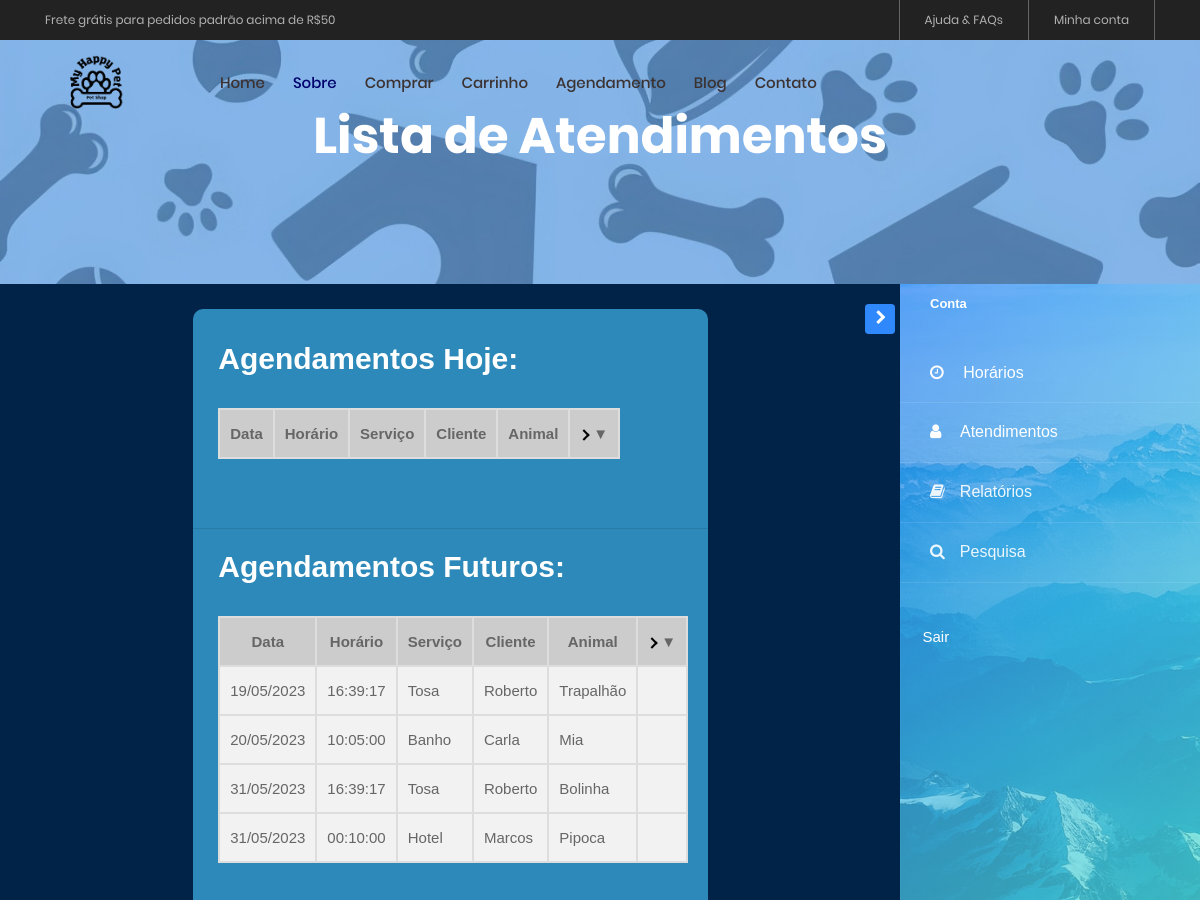
The app's page /ve_horarios_func.php (signed in, upper part), older data.
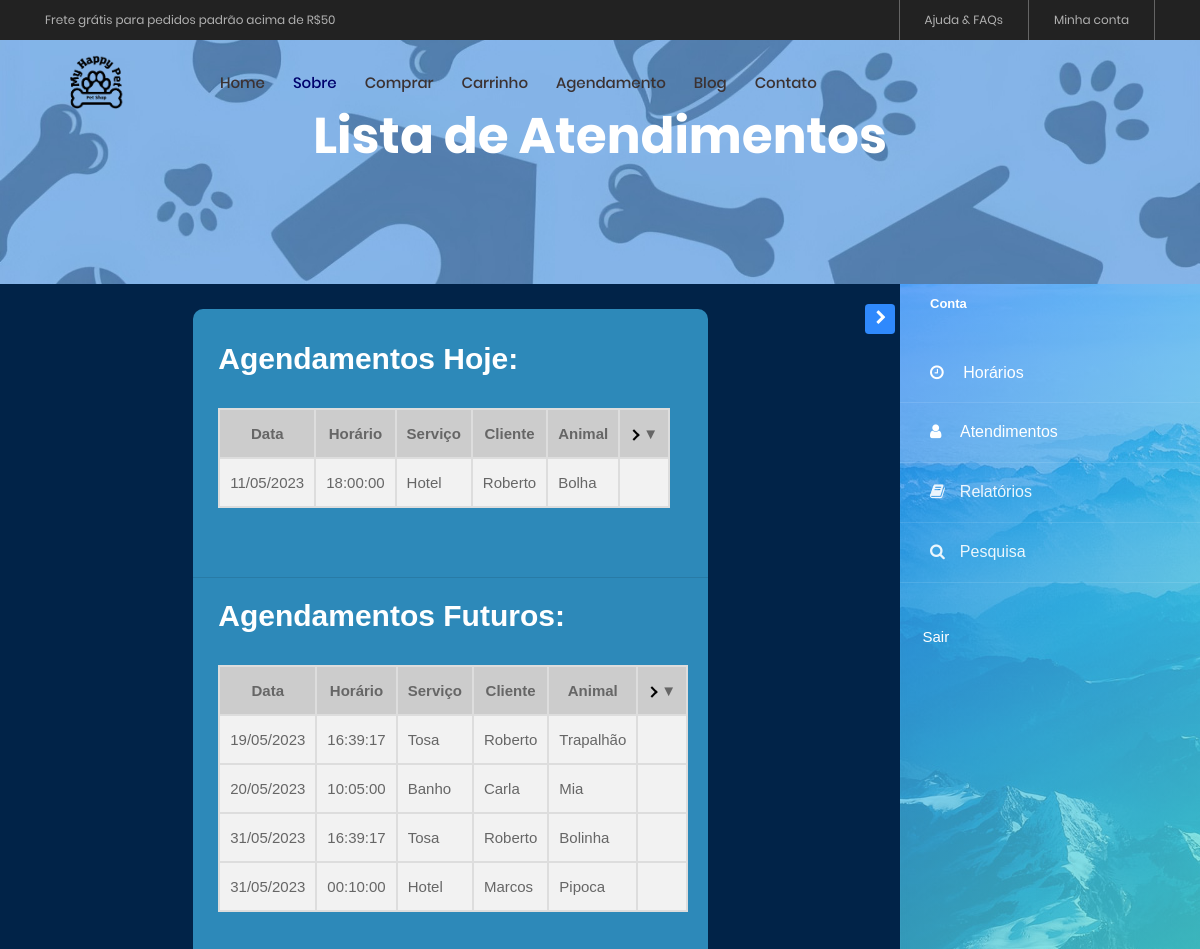
The same page, newer data.
### tables this page shows
CREATE TABLE `horarios_disponiveis` (
  `idHorario` int(10) NOT NULL,
  `id_funcionario` int(10) DEFAULT NULL,
  `data` date DEFAULT NULL,
  `horario` time DEFAULT NULL,
  `reservado` tinyint(1) DEFAULT NULL,
  `servico` varchar(50) DEFAULT NULL
);

CREATE TABLE `cliente` (
  `idCliente` int(10) NOT NULL,
  `id_endereco` int(10) DEFAULT NULL,
  `nome` varchar(100) DEFAULT NULL,
  `sobrenome` varchar(100) DEFAULT NULL,
  `cpf` char(11) DEFAULT NULL,
  `rg` char(9) DEFAULT NULL,
  `data_nasc` date DEFAULT NULL
);

CREATE TABLE `cadastro_pet` (
  `idPet` int(10) NOT NULL,
  `id_cliente` int(10) DEFAULT NULL,
  `nome_pet` varchar(50) DEFAULT NULL,
  `raca` varchar(20) DEFAULT NULL,
  `sexo_pet` varchar(50) DEFAULT NULL,
  `cor_pet` varchar(20) DEFAULT NULL,
  `data_nasc_pet` date DEFAULT NULL,
  `peso_pet` float(4,2) DEFAULT NULL,
  `data_cad_pet` datetime DEFAULT NULL
);

### ve_horarios_func.php (the view, shortened to what this page needs)
<?php
    include_once('php/conexao.php');
?>
<!DOCTYPE html>
<html lang="pt-br">
<head>
		<link rel="stylesheet" type="text/css" href="vendor/bootstrap/css/bootstrap.min.css">
		<link rel="stylesheet" type="text/css" href="fonts/font-awesome-4.7.0/css/font-awesome.min.css">
		<link rel="stylesheet" type="text/css" href="fonts/iconic/css/material-design-iconic-font.min.css">
		<link rel="stylesheet" type="text/css" href="fonts/linearicons-v1.0.0/icon-font.min.css">
		<link rel="stylesheet" type="text/css" href="vendor/animate/animate.css">
		<link rel="stylesheet" type="text/css" href="vendor/css-hamburgers/hamburgers.min.css">
		<link rel="stylesheet" type="text/css" href="vendor/animsition/css/animsition.min.css">
		<link rel="stylesheet" type="text/css" href="vendor/select2/select2.min.css">
		<link rel="stylesheet" type="text/css" href="vendor/daterangepicker/daterangepicker.css">
		<link rel="stylesheet" type="text/css" href="vendor/slick/slick.css">
		<link rel="stylesheet" type="text/css" href="vendor/MagnificPopup/magnific-popup.css">
		<link rel="stylesheet" type="text/css" href="vendor/perfect-scrollbar/perfect-scrollbar.css">
		<link rel="stylesheet" type="text/css" href="css/util.css">
		<link rel="stylesheet" type="text/css" href="css/main.css">
        <link rel="stylesheet" href="https://stackpath.bootstrapcdn.com/font-awesome/4.7.0/css/font-awesome.min.css">
		<link rel="stylesheet" href="assets/css/style.css">
		<link rel="stylesheet" href="css/joao.css">
<link rel="stylesheet" href="https://cdnjs.cloudflare.com/ajax/libs/animate.css/4.1.1/animate.min.css"/>
<link rel="stylesheet" type="text/css" href="vendor/bootstrap/css/boot.css" />
<link rel="stylesheet" href="./css/style.css" />
</head>
<body class="animsition">
	<header>
	<div class="container-menu-desktop">
		<div class="top-bar">
			<div class="content-topbar flex-sb-m h-full container">
				<div class="left-top-bar">
					Frete grátis para pedidos padrão acima de R$50
				</div>
				<div class="right-top-bar flex-w h-full">
					<a href="ajuda.html" class="flex-c-m trans-04 p-lr-25">
						Ajuda & FAQs
					</a>
					<a href="php/checa_login.php" class="flex-c-m trans-04 p-lr-25">
						Minha conta
					</a>
				</div>
			</div>
		</div>
		<div class="wrap-menu-desktop">
			<nav class="limiter-menu-desktop container">
				<a href="index.html" class="logo">
					<img src="images/icons/logo.png" alt="IMG-LOGO">
				</a>
				<div class="menu-desktop">
					<ul class="main-menu">
						<li>
							<a href="index.html">Home</a>
						</li>
						<li class="active-menu">
							<a href="sobre.html">Sobre</a>
						</li>
						<li>
							<a href="comprar.html">Comprar</a>
						</li>
						<li>
							<a href="carrinho.html">Carrinho</a>
						</li>
						<li>
							<a href="agendamento.php">Agendamento</a>
						</li>
						<li>
							<a href="blog.html">Blog</a>
						</li>
						<li>
							<a href="contato.html">Contato</a>
						</li>
					</ul>
				</div>
			</nav>
		</div>
	</div>
</header>
</div><br><br><br>
<section class="bg-img1 txt-center p-lr-15 p-tb-120" style="background-image: url('images/bg-01.jpg');">
	<h2 class="ltext-105 cl0 txt-center">
		Lista de Atendimentos
	</h2>
</section>
<div class="wrapper d-flex align-items-stretch">
	<nav id="sidebar" class="order-last" class="img" style="background-image: url(images/bg_1.jpg);">
			<div class="custom-menu">
				<button type="button" id="sidebarCollapse" class="btn btn-primary">
			</button>
		</div>
		<div class="">
			<h1><a href="index.html" class="logo"><span>Conta</span></a></h1>
				<ul class="list-unstyled components mb-5">
					<?php
						if(isset($_SESSION['cargo']) && $_SESSION['cargo'] == 'Tosador' || $_SESSION['cargo'] == 'Veterinário'){
							echo '<li class="active">
							<a href="horario.php"><span class="fa fa-clock-o mr-3"></span> Horários</a>
							</li>';
							echo '<li class="active">
							<a href="ve_horarios_func.php"><span class="fa fa-user mr-3"></span> Atendimentos</a>
							</li>';
						}
					?>
					<li>
						<a href="relatorio.php"><span class="fa fa-book mr-3"></span>Relatórios</a>
					</li>
					<li>
						<a href="pesquisa.php"><span class="fa fa-search mr-3"></span>Pesquisa</a>
					</li>
				</ul>
				<div class="mb-5 px-4">
					<a href="php/proc_logout.php" class="subscribe-form">
						<h3 class="h6 mb-3">Sair</h3>
					</a>
				</div>
		</div>
	</nav><br><br><br>
		<div class="wrapper d-flex justify-content-center" style="padding: 25px">
					<?php
					$myvalue = date('Y-m-d H:i:s');
					$datetime = new DateTime($myvalue);
					$data = $datetime->format('Y-m-d');
					$hora = $datetime->format('H:i:s');
					$pega_hora_hoj = mysqli_query($conn, "SELECT * FROM horarios_disponiveis WHERE data = '$data' AND horario >= '$hora' AND id_funcionario = ".$_SESSION['idFuncionario']." ORDER BY data ASC;");
					$pega_hora_dep = mysqli_query($conn, "SELECT * FROM horarios_disponiveis WHERE data > '$data' AND id_funcionario = ".$_SESSION['idFuncionario']." ORDER BY data ASC;");
				echo("<div id='div' style='width: 515px !important; margin-left: 0% !important'><br>");
				echo "<h2 id= agend>Agendamentos Hoje:</h2><br>";
				echo "<table class='table-responsive'>
					<thead>
						<tr class='accordion'>
							<th>Data</th>
							<th>Horário</th>
							<th>Serviço</th>
							<th>Cliente</th>
							<th>Animal</th>
							<th class='toggle-arrow'>▼</th>
						</tr>
				  </thead>
				";
				while ($row_hoje = mysqli_fetch_assoc($pega_hora_hoj)) {
					$data_hoje = date_create($row_hoje['data']);
					$data_hoje = date_format($data_hoje, 'd/m/Y');
					$agendado_hoj = mysqli_query($conn, "SELECT * FROM agendamento WHERE id_horario = ".$row_hoje['idHorario']);
					$agendado_hoje = mysqli_fetch_assoc($agendado_hoj);
					if (isset($agendado_hoje)) {
						$pet_agend_hoj = mysqli_query($conn, "SELECT * FROM cadastro_pet WHERE idPet = ".$agendado_hoje['id_animal']);
						$pet_agend_hoje = mysqli_fetch_assoc($pet_agend_hoj);
						$cliente_agend_hoj = mysqli_query($conn, "SELECT * FROM cliente WHERE idCliente = ".$agendado_hoje['id_cliente']);
						$cliente_agend_hoje = mysqli_fetch_assoc($cliente_agend_hoj);
						echo('
						<tbody class="visible">
							<tr>
								<td>'. $data_hoje .'</td>
								<td>'. $row_hoje["horario"] .'</td>
								<td>'. $row_hoje["servico"] .'</td>
								<td>'. $cliente_agend_hoje["nome"] .'</td>
								<td>'. $pet_agend_hoje["nome_pet"] .'</td>
								<td></td>
							</tr>
						</tbody>
							');
					}
				};
				echo "</table>
				<br><br>";
				echo "<hr>";
				echo "<h2 id= agend>Agendamentos Futuros:</h2><br>";
				echo "<table class='table-responsive'>
					<thead>
						<tr class='accordion'>
							<th>Data</th>
							<th>Horário</th>
							<th>Serviço</th>
							<th>Cliente</th>
							<th>Animal</th>
							<th class='toggle-arrow'>▼</th>
						</tr>
				  	</thead>
				";
				while ($row_depois = mysqli_fetch_assoc($pega_hora_dep)) {
					$data_depois = date_create($row_depois['data']);
					$data_depois = date_format($data_depois, 'd/m/Y');
					$agendado_dep = mysqli_query($conn, "SELECT * FROM agendamento WHERE id_horario = ".$row_depois['idHorario']);
					$agendado_depois = mysqli_fetch_assoc($agendado_dep);
					if (isset($agendado_depois)) {
						$pet_agend_dep = mysqli_query($conn, "SELECT * FROM cadastro_pet WHERE idPet = ".$agendado_depois['id_animal']);
						$pet_agend_depois = mysqli_fetch_assoc($pet_agend_dep);
						$cliente_agend_dep = mysqli_query($conn, "SELECT * FROM cliente WHERE idCliente = ".$agendado_depois['id_cliente']);
						$cliente_agend_depois = mysqli_fetch_assoc($cliente_agend_dep);
						echo('
						<tbody class="visible">
							<tr>
								<td>'. $data_depois .'</td>
								<td>'. $row_depois["horario"] .'</td>
								<td>'. $row_depois["servico"] .'</td>
								<td>'. $cliente_agend_depois["nome"] .'</td>
								<td>'. $pet_agend_depois["nome_pet"] .'</td>
								<td></td>
							</tr>
						</tbody>
							');
					}
				}
				echo "</table>
				<br><br>";
					echo "<h2 id= agend>Agendamentos Passados:</h2><br>";
					echo "<table class='table-responsive'>
						<thead>
							<tr class='accordion'>
								<th>Data</th>
								<th>Horário</th>
								<th>Serviço</th>
								<th>Cliente</th>
								<th>Animal</th>
								<th class='toggle-arrow'>▼</th>
							</tr>
						</thead>
					";
					echo "</table>
					<br><br>";
				echo("</div>");
				?>
				</div>
			</div>
<head>
</head>
</body>
</html>

### css/main.css (style rules this page uses)
.container { max-width: 1380px; }
@media (max-width: 1600px) { .container { max-width: 1200px; } }
.container-menu-desktop { height: auto; width: 100%; position: relative; -webkit-transition: all 0.3s; -o-transition: all 0.3s; -moz-transition: all 0.3s; transition: all 0.3s; }
.top-bar { height: 40px; background-color: #222; }
.left-top-bar { font-family: Poppins-Regular; font-size: 12px; line-height: 1.8; color: #b2b2b2; }
.right-top-bar a { font-family: Poppins-Regular; font-size: 12px; line-height: 1.8; height: 100%; color: #b2b2b2; border-right: 1px solid rgba(255,255,255,0.3); }
.right-top-bar a:first-child { border-left: 1px solid rgba(255,255,255,0.3); }
.wrap-menu-desktop { position: fixed; z-index: 1100; background-color: transparent; width: 100%; height: 84px; top: 40px; left: 0px; -webkit-transition: height 0.3s, background-color 0.3s; -o-transition: height 0.3s, background-color 0.3s; -moz-transition: height 0.3s, background-color 0.3s; transition: height 0.3s, background-color 0.3s; }
.limiter-menu-desktop { height: 100%; display: -webkit-box; display: -webkit-flex; display: -moz-box; display: -ms-flexbox; display: flex; align-items: center; background-color: transparent; }
.logo { display: -webkit-box; display: -webkit-flex; display: -moz-box; display: -ms-flexbox; display: flex; align-items: center; height: 65%; margin-right: 55px; }
.logo img { max-width: 100%; max-height: 100%; }
.menu-desktop { display: -webkit-box; display: -webkit-flex; display: -moz-box; display: -ms-flexbox; display: flex; align-items: center; height: 100%; }
.main-menu { list-style-type: none; margin: 0; display: -webkit-box; display: -webkit-flex; display: -moz-box; display: -ms-flexbox; display: flex; align-items: center; }
.main-menu > li { display: block; position: relative; padding: 20px 10px 20px 0px; margin: 0px 4px 0px 14px; }
.main-menu > li > a { font-family: Poppins-Medium; color: #3b3232; padding: 5px 0px; transition: all 0.4s; -webkit-transition: all 0.4s; -o-transition: all 0.4s; -moz-transition: all 0.4s; }
.main-menu > li.active-menu > a { color: #00026d; }
.cl0 { color: #fff; }
.ltext-105 { font-family: Poppins-Bold; font-size: 50px; line-height: 1.1; }
.bg-img1 { background-size: cover; background-position: center center; background-repeat: no-repeat; margin-top: -7%; }

### css/style.css (style rules this page uses)
body { background-color: var(--bodyColor); }
.wrapper { display: grid; background-color: #012348; }

Row changes from the older to the newer data that the page shows:
added horarios_disponiveis: data "11/05/2023", horario "18:00:00", servico "Hotel", cliente.nome "Roberto", cadastro_pet.nome_pet "Bolha", shown under "Agendamentos Hoje:"
